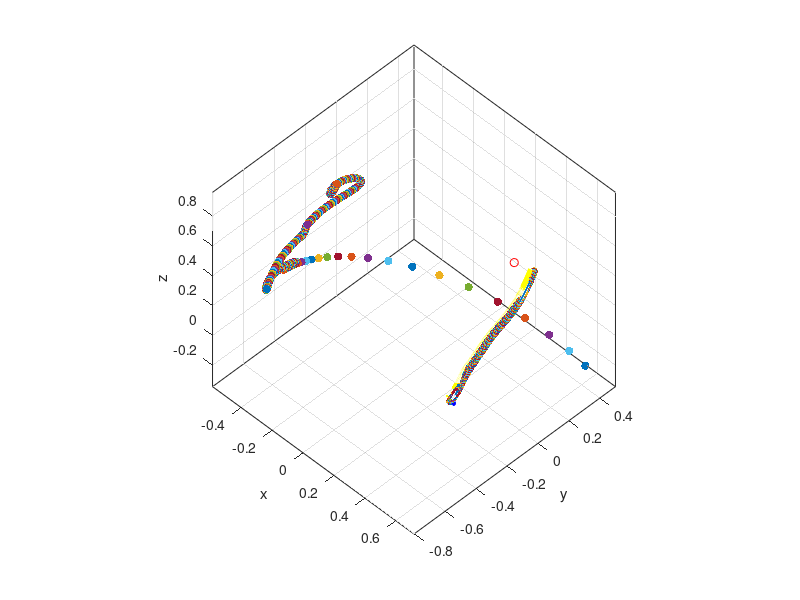

Write the MATLAB code that produced this figure.
% load test_transformation.mat;
clc,clear,close all
load test_not_working.mat;

stepc = 2;
figure;
hold on
quiver3(x(1:stepc:end),y(1:stepc:end),z(1:stepc:end),T(1,1:stepc:end),T(2,1:stepc:end),T(3,1:stepc:end)); %z
quiver3(x(1:stepc:end),y(1:stepc:end),z(1:stepc:end),N(1,1:stepc:end),N(2,1:stepc:end),N(3,1:stepc:end),'y'); %x
quiver3(x(1:stepc:end),y(1:stepc:end),z(1:stepc:end),B(1,1:stepc:end),B(2,1:stepc:end),B(3,1:stepc:end),'b'); %y
axis equal
box on;
grid on;
view([45, 47]);

index=1;
iter=1;
color=[1 0 0];

UVW1 = [N(:,index) B(:,index) T(:,index)];
O1 = [x(index) y(index) z(index)];
initPoint = [x(index) y(index) z(index)]+0.1*N(:,index)' + 0.0*B(:,index)' % in world frame
P = [1 0 0];
%P = (inv(UVW1)*(initPoint'-O1'))'
P1 = O1'+UVW1*P.'

plot3(initPoint(1,1),initPoint(1,2),initPoint(1,3),'or');
xlabel('x');
ylabel('y');
zlabel('z');

scatter3(P1(1), P1(2), P1(3),'filled','r')
%P = [0.075 0.075 0.075];
%P = [0.0167    0.1084    0.2762];
%P = [0.0167    0.1084 0];

while index<=size(x,2)
    O = [x(index) y(index) z(index)];
    UVW = [N(:,index) B(:,index) T(:,index)];
    P2=O'+UVW*P.';
    scatter3(P2(1), P2(2), P2(3),'filled','g')
    scatter3(O(1), O(2), O(3),'filled','r')
    %plot3(P2(1), P2(2), P2(3),'go'); 
    index = index+stepc;
end
axis equal
